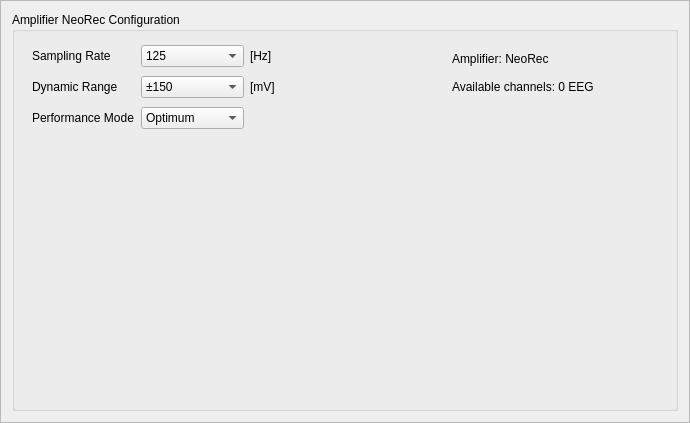
<?xml version="1.0" encoding="UTF-8"?>
<ui version="4.0">
 <class>frmNeoRecConfig</class>
 <widget class="QFrame" name="frmNeoRecConfig">
  <property name="geometry">
   <rect>
    <x>0</x>
    <y>0</y>
    <width>690</width>
    <height>423</height>
   </rect>
  </property>
  <property name="windowTitle">
   <string>Filter</string>
  </property>
  <property name="frameShape">
   <enum>QFrame::StyledPanel</enum>
  </property>
  <property name="frameShadow">
   <enum>QFrame::Raised</enum>
  </property>
  <layout class="QGridLayout" name="gridLayout_2">
   <property name="verticalSpacing">
    <number>10</number>
   </property>
   <item row="0" column="0">
    <widget class="QGroupBox" name="groupBox">
     <property name="font">
      <font>
       <pointsize>9</pointsize>
      </font>
     </property>
     <property name="title">
      <string>Amplifier NeoRec Configuration</string>
     </property>
     <widget class="QWidget" name="gridLayoutWidget">
      <property name="geometry">
       <rect>
        <x>20</x>
        <y>30</y>
        <width>321</width>
        <height>91</height>
       </rect>
      </property>
      <layout class="QGridLayout" name="gridLayout_5">
       <item row="0" column="1">
        <widget class="QComboBox" name="comboBoxSampleRate">
         <property name="font">
          <font>
           <pointsize>9</pointsize>
          </font>
         </property>
         <item>
          <property name="text">
           <string>125</string>
          </property>
         </item>
         <item>
          <property name="text">
           <string>250</string>
          </property>
         </item>
         <item>
          <property name="text">
           <string>500</string>
          </property>
         </item>
         <item>
          <property name="text">
           <string>1000</string>
          </property>
         </item>
        </widget>
       </item>
       <item row="0" column="0">
        <widget class="QLabel" name="labelSampleRate">
         <property name="font">
          <font>
           <pointsize>9</pointsize>
          </font>
         </property>
         <property name="text">
          <string>Sampling Rate</string>
         </property>
        </widget>
       </item>
       <item row="1" column="1">
        <widget class="QComboBox" name="comboBoxDynamicRange">
         <property name="font">
          <font>
           <pointsize>9</pointsize>
          </font>
         </property>
         <item>
          <property name="text">
           <string>±150</string>
          </property>
         </item>
         <item>
          <property name="text">
           <string>±300</string>
          </property>
         </item>
        </widget>
       </item>
       <item row="1" column="0">
        <widget class="QLabel" name="labelDynamicRange">
         <property name="font">
          <font>
           <pointsize>9</pointsize>
          </font>
         </property>
         <property name="text">
          <string>Dynamic Range</string>
         </property>
        </widget>
       </item>
       <item row="0" column="2">
        <widget class="QLabel" name="label_MSSamplingRate">
         <property name="font">
          <font>
           <pointsize>9</pointsize>
          </font>
         </property>
         <property name="text">
          <string>[Hz]</string>
         </property>
        </widget>
       </item>
       <item row="1" column="2">
        <widget class="QLabel" name="label_MSDynamicRange">
         <property name="font">
          <font>
           <pointsize>9</pointsize>
          </font>
         </property>
         <property name="text">
          <string>[mV]</string>
         </property>
        </widget>
       </item>
       <item row="2" column="0">
        <widget class="QLabel" name="labelPerformanceMode">
         <property name="text">
          <string>Performance Mode</string>
         </property>
        </widget>
       </item>
       <item row="2" column="1">
        <widget class="QComboBox" name="comboBoxPerformanceMode">
         <item>
          <property name="text">
           <string>Optimum</string>
          </property>
         </item>
         <item>
          <property name="text">
           <string>Maximum</string>
          </property>
         </item>
        </widget>
       </item>
      </layout>
     </widget>
     <widget class="QWidget" name="verticalLayoutWidget">
      <property name="geometry">
       <rect>
        <x>440</x>
        <y>30</y>
        <width>201</width>
        <height>61</height>
       </rect>
      </property>
      <layout class="QVBoxLayout" name="verticalLayout">
       <item>
        <widget class="QLabel" name="label">
         <property name="text">
          <string>Amplifier: NeoRec

Available channels: 0 EEG</string>
         </property>
        </widget>
       </item>
      </layout>
     </widget>
    </widget>
   </item>
  </layout>
 </widget>
 <resources/>
 <connections/>
</ui>
